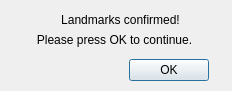
<?xml version="1.0" encoding="UTF-8"?>
<ui version="4.0">
 <class>LandmarksConfirmedDialogUI</class>
 <widget class="QDialog" name="LandmarksConfirmedDialogUI">
  <property name="geometry">
   <rect>
    <x>0</x>
    <y>0</y>
    <width>232</width>
    <height>91</height>
   </rect>
  </property>
  <property name="windowTitle">
   <string>Dialog</string>
  </property>
  <widget class="QDialogButtonBox" name="buttonBox">
   <property name="geometry">
    <rect>
     <x>49</x>
     <y>50</y>
     <width>160</width>
     <height>40</height>
    </rect>
   </property>
   <property name="standardButtons">
    <set>QDialogButtonBox::Ok</set>
   </property>
  </widget>
  <widget class="QLabel" name="label_2">
   <property name="geometry">
    <rect>
     <x>19</x>
     <y>30</y>
     <width>191</width>
     <height>20</height>
    </rect>
   </property>
   <property name="text">
    <string>Please press OK to continue.</string>
   </property>
   <property name="alignment">
    <set>Qt::AlignCenter</set>
   </property>
  </widget>
  <widget class="QLabel" name="label">
   <property name="geometry">
    <rect>
     <x>30</x>
     <y>10</y>
     <width>181</width>
     <height>20</height>
    </rect>
   </property>
   <property name="layoutDirection">
    <enum>Qt::LeftToRight</enum>
   </property>
   <property name="text">
    <string>Landmarks confirmed!</string>
   </property>
   <property name="alignment">
    <set>Qt::AlignCenter</set>
   </property>
  </widget>
 </widget>
 <resources/>
 <connections/>
</ui>
